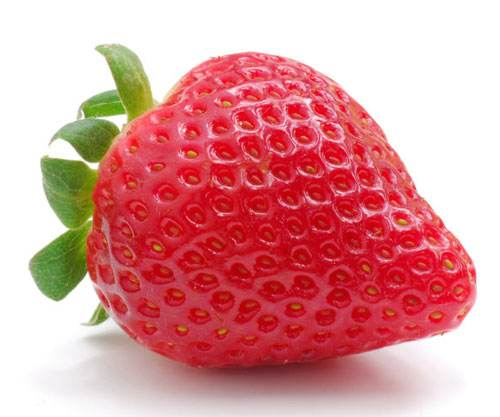
#> input picture third/mei.jpg, 500 x 417 px
$ python image_reverse.py
#> lines starting #> are read from the running program, lines starting #| are printed output that depends on the picture
import cv2
import copy
img=cv2.imread("mei.jpg")
#> img is the input picture: shape (417, 500, 3); mean B, G, R 154.3, 153, 220.6
gray=cv2.cvtColor(img,cv2.COLOR_RGB2GRAY)
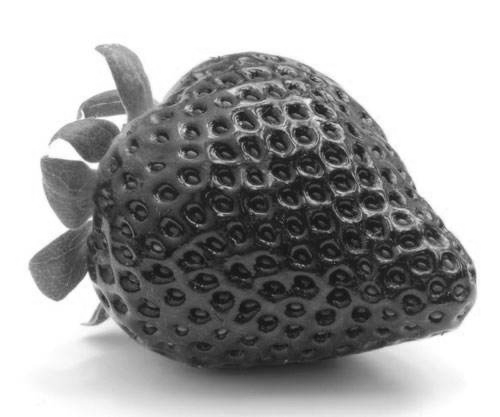
#> gray: shape (417, 500); min 18, max 255, mean 161.1
rows=img.shape[0]
#> rows = 417
cols=img.shape[1]
#> cols = 500
reversed_image=gray.copy()
for i in range(rows):
    for j in range(cols):
        reversed_image[i][j]=255-gray[i][j]
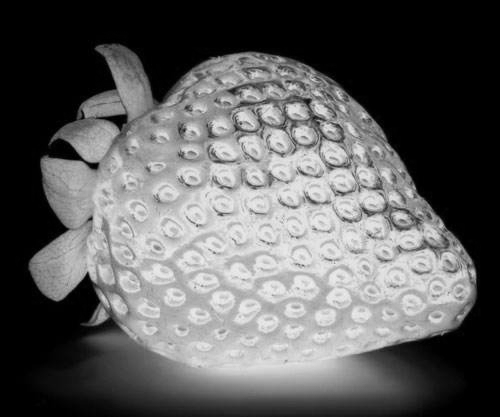
#> reversed_image: shape (417, 500); min 0, max 237, mean 93.9
cv2.imshow("reversed_image",reversed_image)
cv2.waitKey(0)
cv2.destroyAllWindows()
